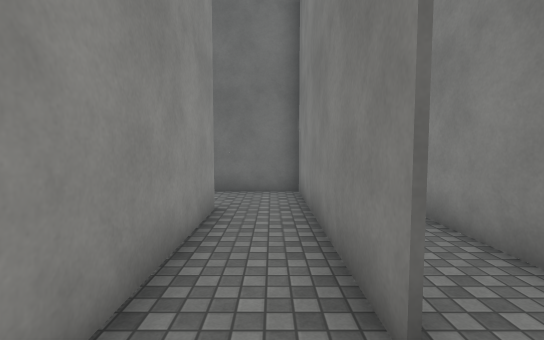
view 1 (above)

24 first-person views from a walk through a scene from a Unity 3-D project. The camera is 1.5 m above the floor, tilts 4° down and sees 85° across. The floor is counted in squares, 1 m on a side. Each view is taken from the middle of a square. On the plan, view 1 faces up. The plan holds only what a view shows up to about 15 squares ahead; the rest is blank. The place goes on beyond the plan. The player is left out. Surface patterns are stand-ins for the level's own textures.

view 2
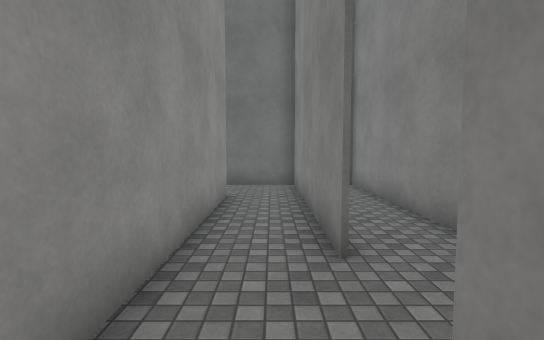

view 3
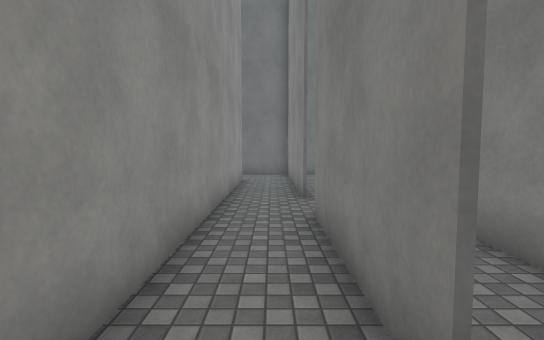

view 4
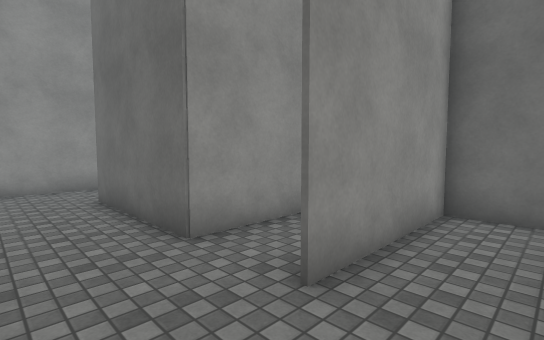

view 5
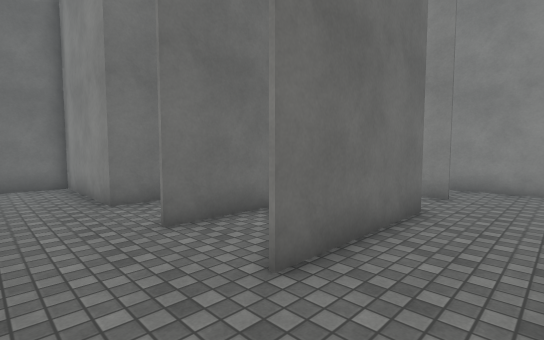

view 6
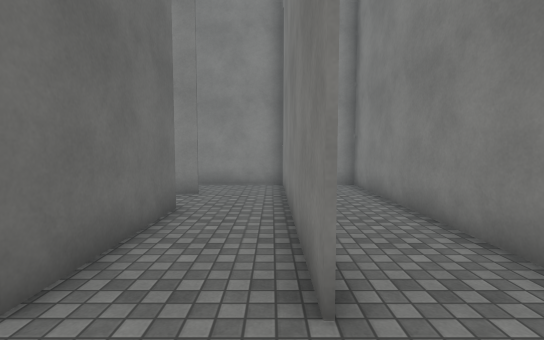

view 7
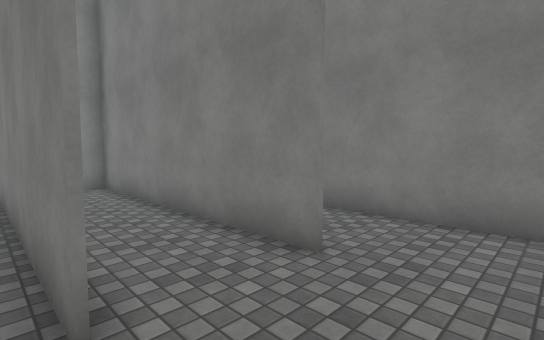

view 8
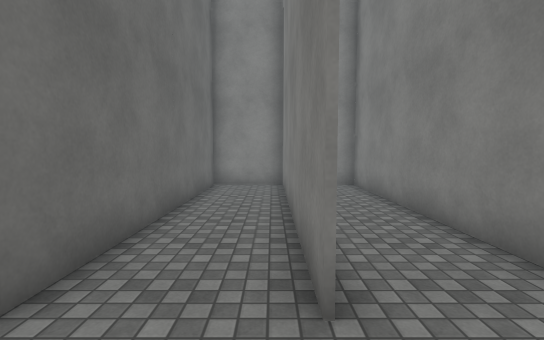

view 9
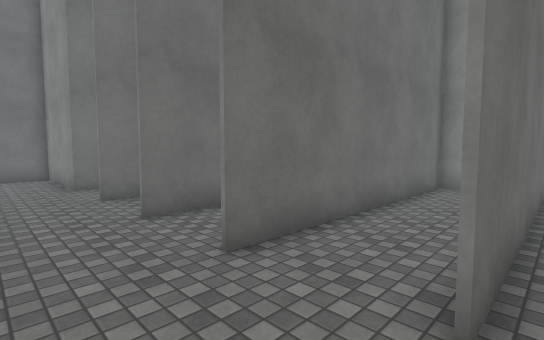

view 10
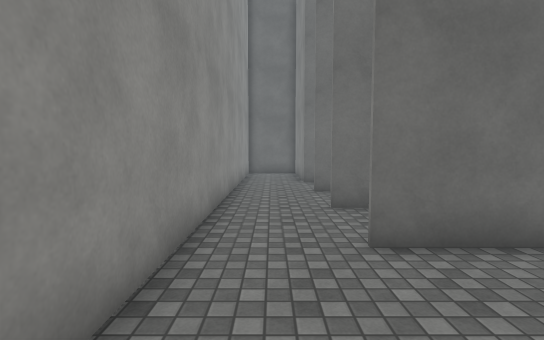

view 11
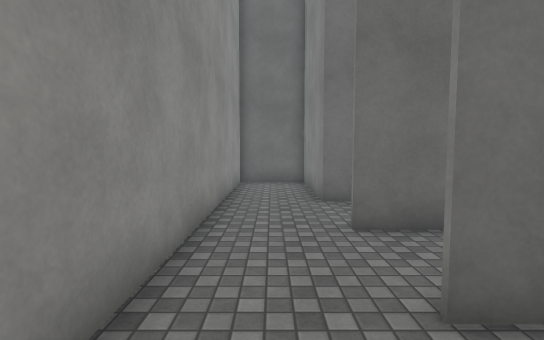

view 12
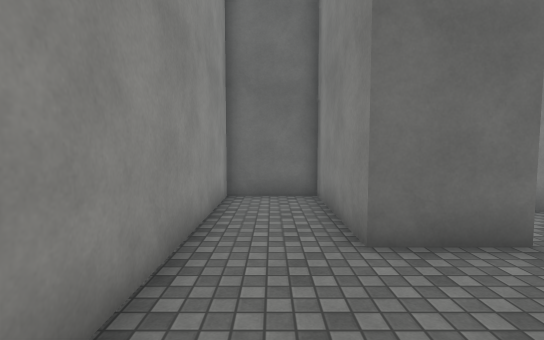

view 13
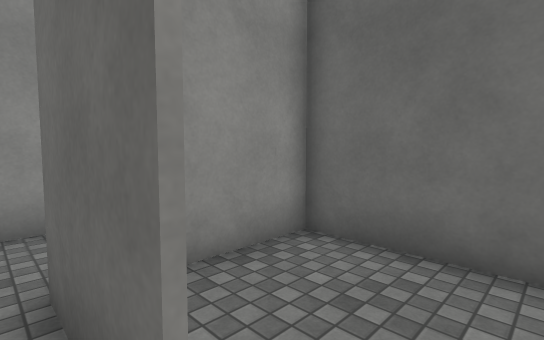

view 14
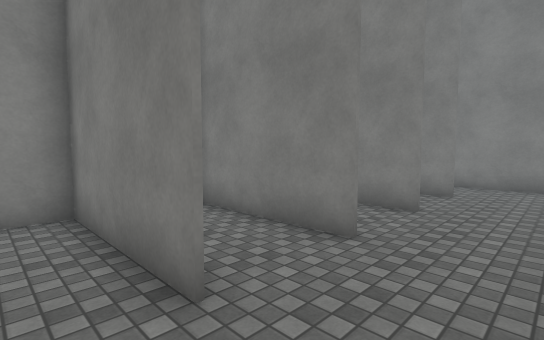

view 15
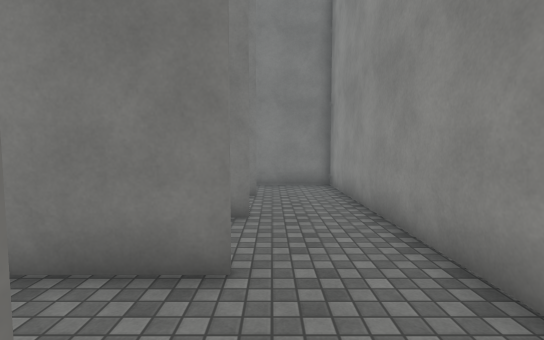

view 16
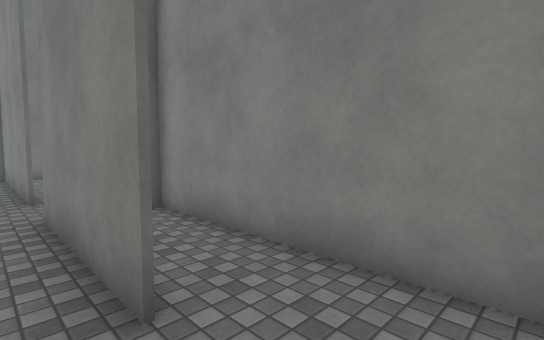

view 17
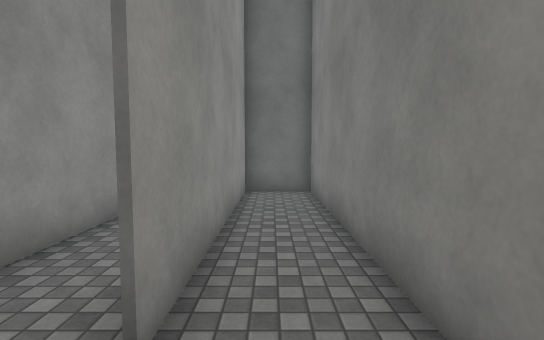

view 18
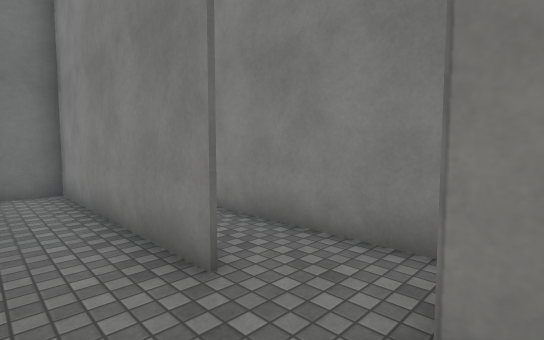

view 19
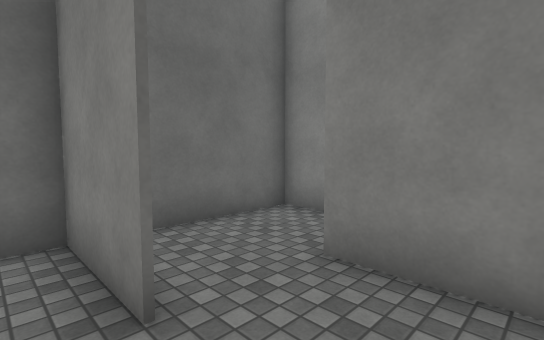

view 20
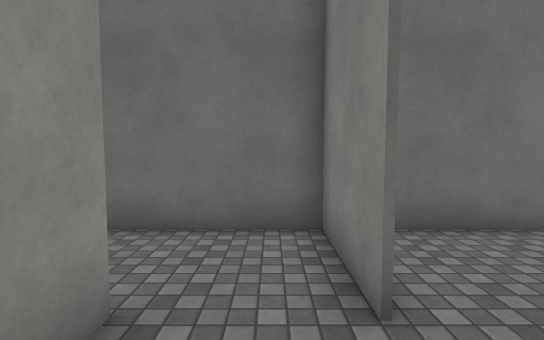

view 21
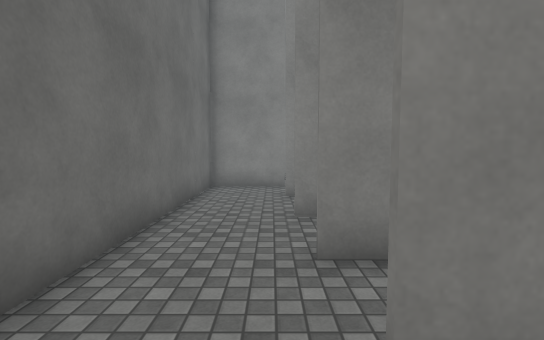

view 22
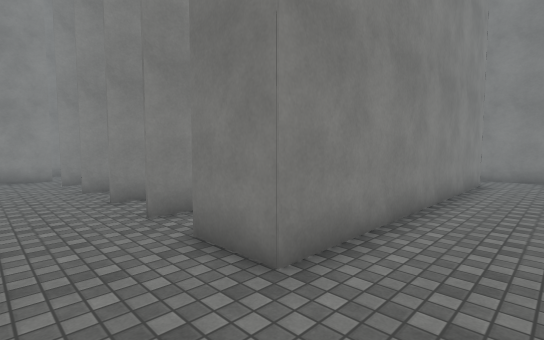

view 23
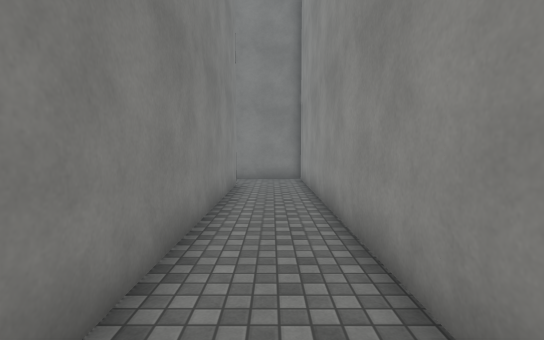

view 24
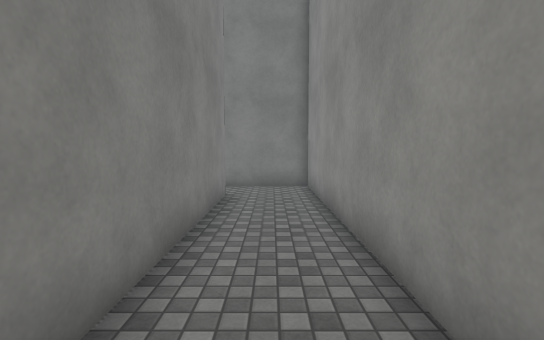

### Floor plan
Points are (right, up) in squares from view 1. A wall is a line through its corners. A room is listed if a view was taken in it or the views show most of it. See-through windows are left out.
Room 1 (views 1, 2, 3, 4, 5, 6, 7, 8, 9, 10, 11, 12, 14, 15, 16, 18)
walls: (-3.6, -2.6) (-6.5, -2.6); (-6.6, -5.5) (-1.8, -5.5); (1, -5.6) (1, -0.4); (-6.6, -2.5) (-4.4, -2.5); (-6.6, -8.5) (3, -8.5); (-4, 0.4) (-6.5, 0.4) (-6.5, 5.4) (-9.4, 5.4) (-9.4, -14.5) (3.4, -14.5) (3.4, -13.6); (-6.6, -11.5) (3.4, -11.5) (3.4, -0.5) (1.1, -0.5) (1.1, -5.5); (3.5, -8.6) (-6.5, -8.6); (1, 1.9) (1, 10.5); (2, -11.6) (-6.5, -11.6); (-1.4, 7.5) (-1.4, -5.6) (-6.5, -5.6); (0.9, 10.4) (-2.8, 10.4)
ways out: opening at (1, 0.5) to room 3; opening at (-3, 7) to room 4; opening at (-5.5, -1.5) to room 5
Room 2 (view 13)
walls: (-3.1, 4.3) (-6.4, 4.3) (-6.4, 1.9)
ways out: opening at (-3.5, 0) to room 5
Room 3 (view 17)
walls: (3.4, 0.1) (3.4, 10.4) (0.9, 10.4); (1.1, 10.2) (1.1, 2)
ways out: opening at (1, 0.5) to room 1
Room 4 (views 19, 20, 21, 22, 23, 24)
walls: (-12.1, 6.4) (-12.1, 7.5); (-9.5, 6.6) (-9.5, 7.5); (-21.5, 6.5) (-21.5, -7) (-18, -7); (-6.5, 6.9) (-6.5, 7.6); (-6.4, 7.6) (-6.4, 6.5); (-4, 7.4) (-4, 10.4) (-13.5, 10.4); (-18.5, -4.6) (-18.5, 7.4) (-16.4, 7.4); (-1.5, 5) (-1.5, 7.5)
ways out: opening at (-3, 7) to room 1; opening at (-16, 8)
Room 5 (no view inside)
walls: (-4.4, -2.5) (-1.5, -2.5) (-1.5, -1.2)
ways out: opening at (-5.5, -1.5) to room 1; opening at (-3.5, 0) to room 2

Positions as (right, up) in squares from view 1, and headings:
1: (0, 0), facing up
2: (0, -2), facing up
3: (0, -7), facing up
4: (3, -8), facing up-left
5: (-9, -8), facing up-right
6: (-9, -8), facing right
7: (-9, -8), facing down-right
8: (-9, -11), facing right
9: (-9, -12), facing up-right
10: (-8, -13), facing up
11: (-8, -8), facing up
12: (-8, -4), facing up
13: (-3, 0), facing up-left
14: (-9, -1), facing down-right
15: (-7, -2), facing down
16: (0, -8), facing up-right
17: (2, 0), facing up
18: (-1, -1), facing up-right
19: (-5, 5), facing up-right
20: (-5, 5), facing up
21: (-16, 8), facing right
22: (-21, 10), facing down-right
23: (-20, 8), facing down
24: (-20, 5), facing down
